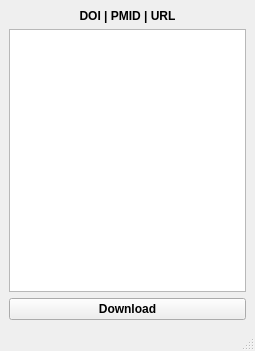
<?xml version="1.0" encoding="UTF-8"?>
<ui version="4.0">
 <class>MainWindow</class>
 <widget class="QMainWindow" name="MainWindow">
  <property name="geometry">
   <rect>
    <x>0</x>
    <y>0</y>
    <width>255</width>
    <height>351</height>
   </rect>
  </property>
  <property name="windowTitle">
   <string>MainWindow</string>
  </property>
  <widget class="QWidget" name="centralwidget">
   <layout class="QVBoxLayout" name="verticalLayout">
    <item>
     <widget class="QLabel" name="label">
      <property name="font">
       <font>
        <weight>75</weight>
        <bold>true</bold>
       </font>
      </property>
      <property name="text">
       <string>DOI | PMID | URL</string>
      </property>
      <property name="alignment">
       <set>Qt::AlignCenter</set>
      </property>
     </widget>
    </item>
    <item>
     <widget class="QTextEdit" name="textEdit"/>
    </item>
    <item>
     <widget class="QPushButton" name="pushButton">
      <property name="font">
       <font>
        <weight>75</weight>
        <bold>true</bold>
       </font>
      </property>
      <property name="text">
       <string>Download</string>
      </property>
     </widget>
    </item>
   </layout>
  </widget>
  <widget class="QMenuBar" name="menubar">
   <property name="geometry">
    <rect>
     <x>0</x>
     <y>0</y>
     <width>255</width>
     <height>22</height>
    </rect>
   </property>
  </widget>
  <widget class="QStatusBar" name="statusbar"/>
 </widget>
 <resources/>
 <connections/>
</ui>
